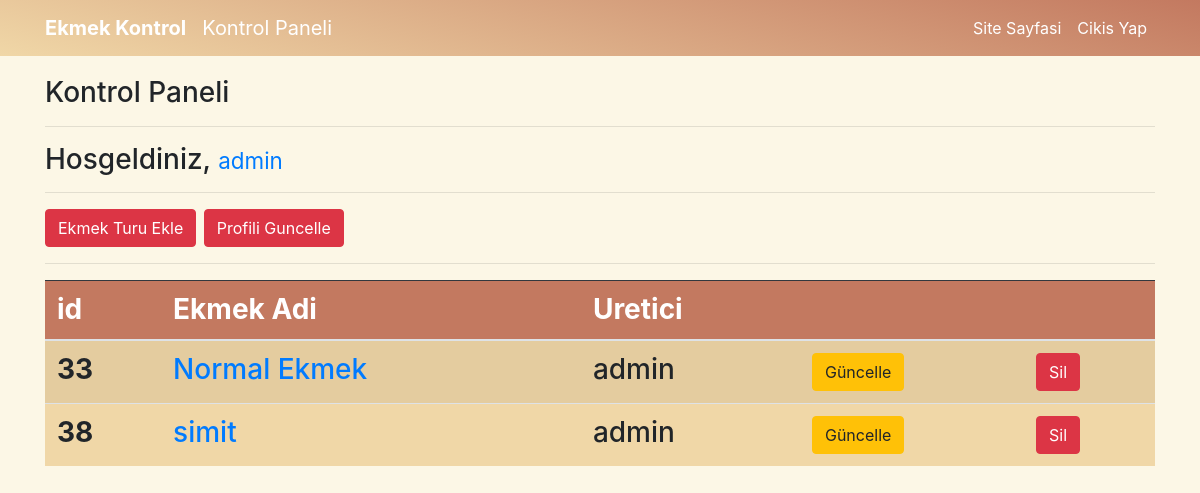
Before: /ekmek/dashboard/ (signed in) with the older database file.
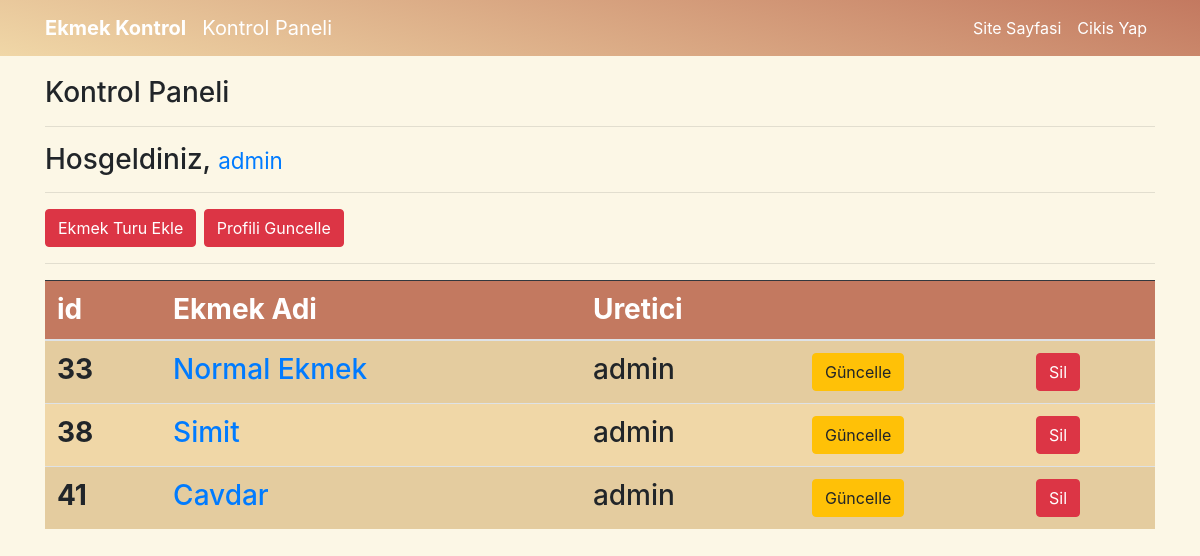
After: the same page with the newer database file.
### ekmek/models.py (models this page shows, shortened)
class Ekmek(models.Model):
    stokChoices = [
        ('Var', 'Var'),
        ('Yok', 'Yok'),
    ]
    durumChoices = [
        ('Sicak', 'Sicak'),
        ('Soguk', 'Soguk'),
        ('-', '-'),
    ]
    uretici = models.ForeignKey("auth.User", on_delete = models.CASCADE, verbose_name = "Üretici")
    ekmekAdi = models.CharField(max_length=50, verbose_name="Ekmek Cinsi")
    ekmekDetayi = RichTextField(default='')
    ekmekResmi = models.ImageField(blank=True, null=True, verbose_name='Ekmek Resmi Ekle', upload_to='ekmek/')
    sonSicak = models.CharField(max_length=40,blank=True, null=True, verbose_name='Sicak Cikis Tarihi', default='1 Ocak 1970')

### ekmek/views.py (the view)
# urls.py: path('dashboard/', views.dashboard, name='dashboard'),
@login_required(login_url=('user:login'))
def dashboard(request):
    ekmekler = Ekmek.objects.filter(uretici = request.user)
    context = {
        'ekmekler':ekmekler
    }
    return render(request, 'dashboard.html', context)

### templates/dashboard.html
{% extends 'layout.html' %}
{% block body %}
<h3>Kontrol Paneli<h3>
<hr>
<p>
    Hosgeldiniz, <small><a href="{% url 'user:profil' request.user.id %}">{{request.user.username}}</a></small>
</p>
<hr>
<a class="btn btn-danger" href="/ekmek/ekmekEkle">Ekmek Turu Ekle</a>
<a class="btn btn-danger" href="{% url 'user:profilEdit' request.user.id %}">Profili Guncelle</a>
<hr>
{% if ekmekler %}
<div class="row">
    <div class="col">
<table class="table table-striped table-hover table-responsive-sm" style="background-color: #f0d7a7">
        <thead class="table-dark" style="background-color: #c37960">
          <tr>
            <th scope="col">id</th>
            <th scope="col">Ekmek Adi</th>
            <th scope="col">Uretici</th>
            <th scope="col"></th>
            <th scope="col"></th>
          </tr>
        </thead>
        <tbody>
            {% for ekmek in ekmekler %}
            <tr>
            <th scope="row">{{ekmek.id}}</th>
            <td><a href="/ekmek/detay/{{ekmek.id}}">{{ekmek.ekmekAdi}}</a></td>
            <td>{{ekmek.uretici.username}}</td>
            <td><a class="btn btn-warning" href="/ekmek/update/{{ekmek.id}}">Güncelle</a></td>
            <td><a class="btn btn-danger" href="/ekmek/delete/{{ekmek.id}}">Sil</a></td>
          </tr>
            {% endfor %}
        </tbody>
      </table>
      </div>
      </div>
{% else %}
<div class="alert alert-danger">Henüz eklenmis bir ekmek turunuz yok.(</div>
{% endif %}
{% endblock body %}

Changed rows visible on the page:
changed Ekmek id 38: ekmekAdi "simit" → "Simit"
added Ekmek: id "41", ekmekAdi "Cavdar", uretici.username "admin"
